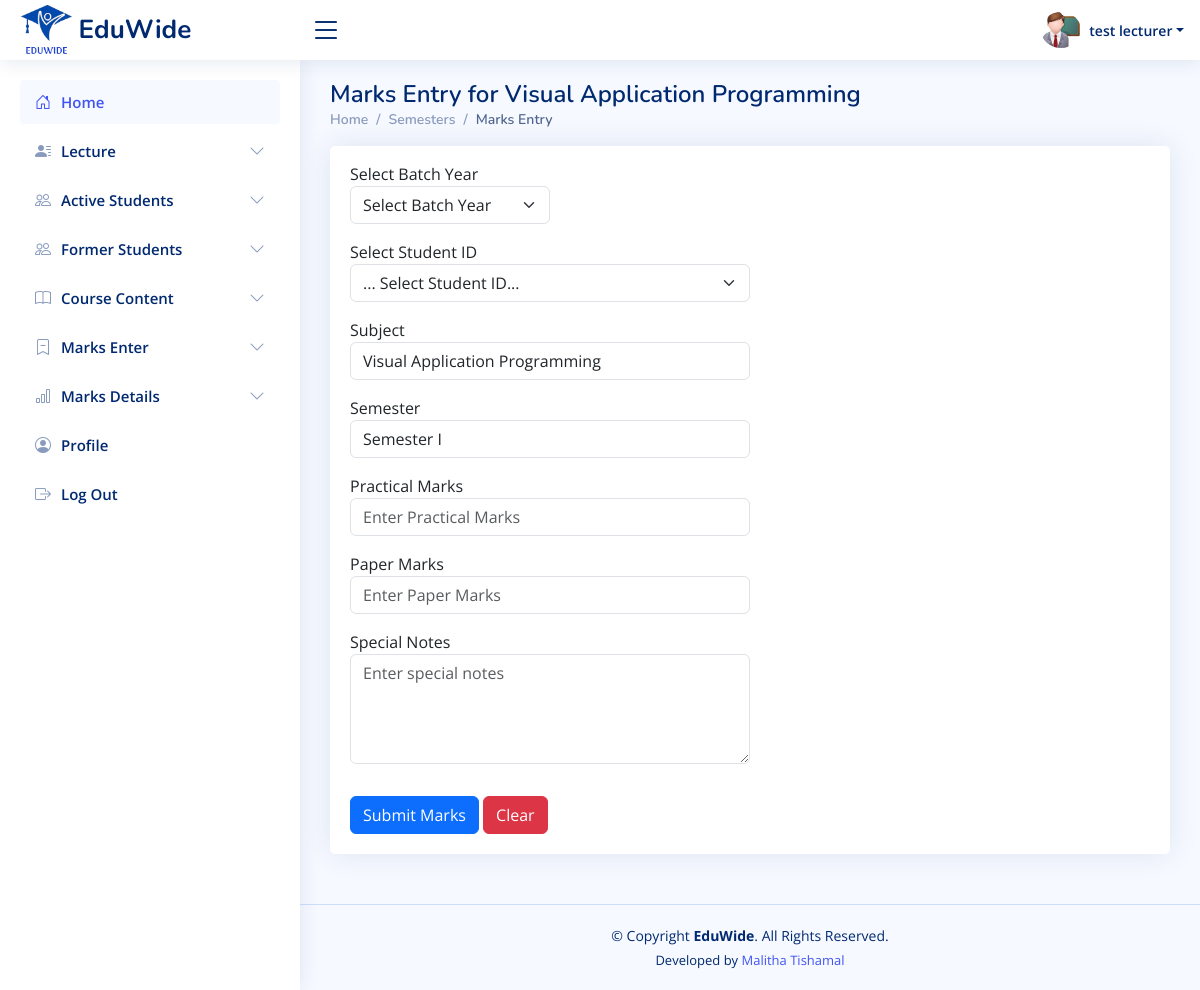
The page /lectures/marks-entry.php?subject_id=1 (signed in) on the database its author committed.
### tables this page shows
CREATE TABLE `lectures` (
  `id` int(11) NOT NULL,
  `username` varchar(255) NOT NULL,
  `nic` varchar(20) NOT NULL,
  `email` varchar(255) NOT NULL,
  `mobile` varchar(15) DEFAULT NULL,
  `linkedin` varchar(200) NOT NULL,
  `blog` varchar(200) NOT NULL,
  `github` varchar(200) NOT NULL,
  `facebook` varchar(200) NOT NULL,
  `password` varchar(255) NOT NULL,
  `profile_picture` varchar(255) DEFAULT 'uploads/profile_pictures/default.png',
  `created_at` timestamp NOT NULL DEFAULT current_timestamp(),
  `status` varchar(20) DEFAULT 'pending',
  `last_login` datetime DEFAULT NULL
);

CREATE TABLE `subjects` (
  `id` int(11) NOT NULL,
  `semester` varchar(50) DEFAULT NULL,
  `code` varchar(20) DEFAULT NULL,
  `name` varchar(255) DEFAULT NULL,
  `description` varchar(255) DEFAULT NULL
);

### lectures/marks-entry.php (the view, shortened to what this page needs)
<?php
require_once '../includes/db-conn.php';
$user_id = $_SESSION['lecturer_id'];
$sql = "SELECT * FROM lectures WHERE id = ?";
$stmt = $conn->prepare($sql);
$stmt->bind_param("i", $user_id);
$stmt->execute();
$result = $stmt->get_result();
$user = $result->fetch_assoc();
if (isset($_GET['subject_id'])) {
    $subject_id = $_GET['subject_id'];
    $subject_sql = "SELECT * FROM subjects WHERE id = ?";
    $stmt = $conn->prepare($subject_sql);
    $stmt->bind_param("i", $subject_id);
    $stmt->execute();
    $subject_result = $stmt->get_result();
    $subject = $subject_result->fetch_assoc();
} else {
    header("Location: ../index.php");
    exit();
}
?>
<!DOCTYPE html>
<html lang="en">
<head>
    <?php include_once("../includes/css-links-inc.php"); ?>
</head>
<body>
    <?php include_once("../includes/header.php") ?>
    <?php include_once("../includes/lectures-sidebar.php") ?>
    <main id="main" class="main">
        <div class="pagetitle">
            <h1>Marks Entry for <?php echo htmlspecialchars($subject['name']); ?></h1>
            <nav>
                <ol class="breadcrumb">
                    <li class="breadcrumb-item"><a href="">Home</a></li>
                    <li class="breadcrumb-item"><a href="">Semesters</a></li>
                    <li class="breadcrumb-item active">Marks Entry</li>
                </ol>
            </nav>
        </div>
        <section class="section">
            <div class="row">
                <div class="col-lg-12">
                    <div class="card">
                        <div class="card-body">
                            <form action="process-marks-entry.php" method="POST">
                                <div class="form-group mb-3 mt-3">
                                    <label for="year">Select Batch Year</label>
                                    <select class="form-select w-25" id="year" name="year" required>
                                        <option value="">Select Batch Year</option>
                                    </select>
                                </div>
                                <div class="form-group mb-3">
                                    <label for="studentId">Select Student ID</label>
                                    <select class="form-select w-50" id="studentId" name="studentId" required>
                                        <option value="">... Select Student ID...</option>
                                    </select>
                                </div>
                                <div class="form-group mb-3 mt-3">
                                    <label for="subject">Subject</label>
                                    <input type="text" class="form-control w-50" id="subject" name="subject" value="<?php echo htmlspecialchars($subject['name']); ?>" readonly>
                                </div>
                                <div class="form-group mb-3 mt-3">
                                    <label for="subject">Semester</label>
                                    <input type="text" class="form-control w-50" id="semester" name="semestersubject" value="<?php echo htmlspecialchars($subject['semester']); ?>" readonly>
                                </div>
                                <div class="form-group mb-3">
                                    <label for="practicalMarks">Practical Marks</label>
                                    <input type="number" class="form-control w-50" id="practicalMarks" name="practicalMarks" placeholder="Enter Practical Marks" min="0" max="100" >
                                </div>
                                <div class="form-group mb-3">
                                    <label for="paperMarks">Paper Marks</label>
                                    <input type="number" class="form-control w-50" id="paperMarks" name="paperMarks" placeholder="Enter Paper Marks" min="0" max="100">
                                </div>
                                <div class="form-group mb-3">
                                    <label for="specialnotes">Special Notes</label>
                                    <textarea class="form-control w-50" id="specialnotes" name="specialnotes" rows="4" placeholder="Enter special notes"></textarea>
                                </div>
                                <button type="submit" class="btn btn-primary mt-3">Submit Marks</button>
                                <button type="reset" class="btn btn-danger mt-3">Clear</button>
                            </form>
                        </div>
                    </div>
                </div>
            </div>
        </section>
    </main>
    <?php include_once("../includes/footer.php") ?>
</body>
</html>

### includes/header.php (shortened to what this page needs)
<header id="header" class="header fixed-top d-flex align-items-center">
    <div class="d-flex align-items-center justify-content-between">
        <a href="" class="logo d-flex align-items-center">
            <img src="<?php echo $base_url; ?>assets/images/logos/eduwide-logo.png" alt="">
            <span class="d-none d-lg-block">EduWide</span>
        </a>
        <i class="bi bi-list toggle-sidebar-btn"></i>
    </div>
    <nav class="header-nav ms-auto">
        <ul class="d-flex align-items-center">
            <?php
                $profilePic = isset($user['profile_picture']) && $user['profile_picture'] ? $user['profile_picture'] : 'default.png';
            ?>
            <li class="nav-item dropdown pe-3">
                <a class="nav-link nav-profile d-flex align-items-center pe-0" href="#" data-bs-toggle="dropdown">
                   <img id="profilePicture" src="<?php echo $profilePic; ?>" alt="Profile Picture" class="rounded-circle" style="width: 40px !important; height: 40px !important; object-fit: cover;">
                    <span class="d-none d-md-block dropdown-toggle ps-2"><?php echo htmlspecialchars($user['username']); ?></span>
                </a>
            </li>
        </ul>
    </nav>
</header>

### assets/css/style.css (style rules this page uses)
:root { scroll-behavior: smooth; }
body { font-family: "Open Sans", sans-serif; background: #f6f9ff; color: #444444; }
a { color: #4154f1; text-decoration: none; }
h1, h2, h3, h4, h5, h6 { font-family: "Nunito", sans-serif; }
#main { margin-top: 60px; padding: 20px 30px; transition: all 0.3s; }
.pagetitle { margin-bottom: 10px; }
.pagetitle h1 { font-size: 24px; margin-bottom: 0; font-weight: 600; color: #012970; }
.card { margin-bottom: 30px; border: none; border-radius: 5px; box-shadow: 0px 0 30px rgba(1, 41, 112, 0.1); }
.card-body { padding: 0 20px 20px 20px; }
.breadcrumb { font-size: 14px; font-family: "Nunito", sans-serif; color: #899bbd; font-weight: 600; }
.breadcrumb a { color: #899bbd; transition: 0.3s; }
.breadcrumb .breadcrumb-item::before { color: #899bbd; }
.breadcrumb .active { color: #51678f; font-weight: 600; }
.logo { line-height: 1; }
@media (min-width: 1200px) { .logo { width: 280px; } }
.logo img { max-height: 50px; margin-right: 6px; }
.logo span { font-size: 26px; font-weight: 700; color: #012970; font-family: "Nunito", sans-serif; }
.header { transition: all 0.5s; z-index: 997; height: 60px; box-shadow: 0px 2px 20px rgba(1, 41, 112, 0.1); background-color: #fff; padding-left: 20px; }
.header .toggle-sidebar-btn { font-size: 32px; padding-left: 10px; cursor: pointer; color: #012970; }
.header-nav ul { list-style: none; }
.header-nav>ul { margin: 0; padding: 0; }
.header-nav .nav-profile { color: #012970; }
.header-nav .nav-profile img { max-height: 36px; }
.header-nav .nav-profile span { font-size: 14px; font-weight: 600; }
@media (min-width: 1200px) { #main, #footer { margin-left: 300px; } }

### rows shown on the page
lectures: profile_picture (placeholder picture), username "test lecturer"
subjects: name "Visual Application Programming", subject "Visual Application Programming", semestersubject "Semester I"
